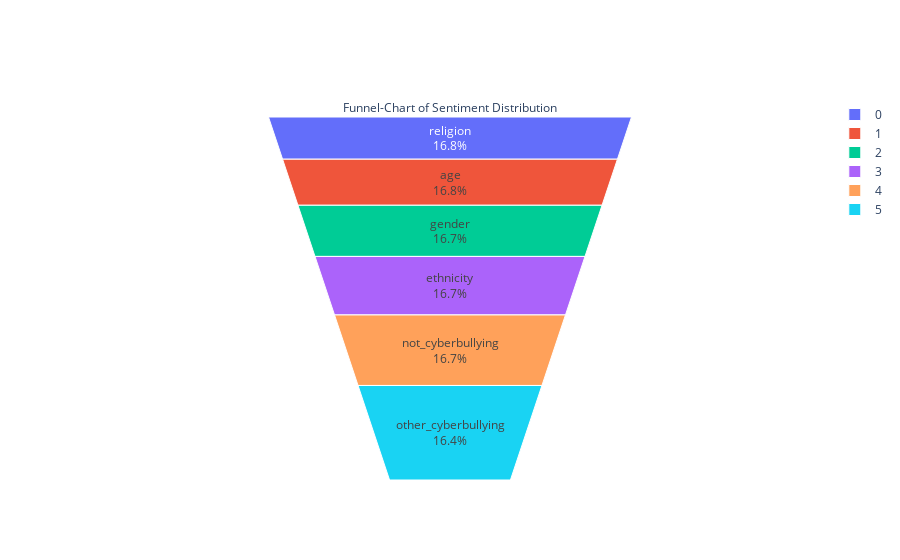

This figure's notebook cell:
### Code cell
from plotly import graph_objs as go
plt.figure(figsize=(12,6))
sns.countplot(x='cyberbullying_type',data=all_data_df)
fig = go.Figure(go.Funnelarea(
    text =temp.cyberbullying_type,
    values = temp.tweet_text,
    title = {"position": "top center", "text": "Funnel-Chart of Sentiment Distribution"}
    ))
fig.show()

### Figure 1 — Plotly figure (JSON) as saved in the notebook; plotly's stock layout.template omitted (floating-point values rounded to 4 significant figures)
{"data": [{"text": ["religion", "age", "gender", "ethnicity", "not_cyberbullying", "other_cyberbullying"], "title": {"position": "top center", "text": "Funnel-Chart of Sentiment Distribution"}, "type": "funnelarea", "values": [7998, 7992, 7973, 7961, 7945, 7823]}], "layout": {}}
